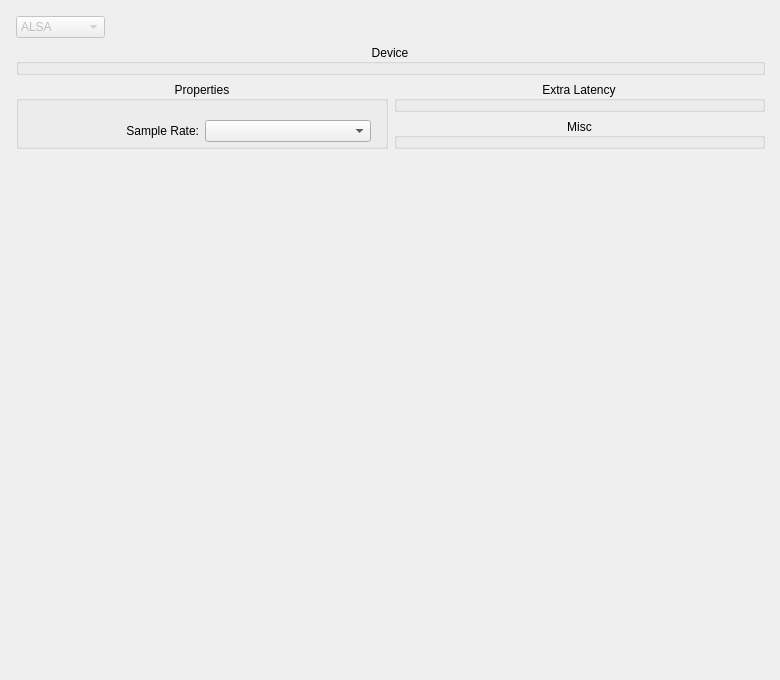
       <widget class="QWidget" name="tabDriver">
        <attribute name="title">
         <string>Driver</string>
        </attribute>
        <widget class="QWidget" name="verticalLayoutWidget_4">
         <property name="geometry">
          <rect>
           <x>10</x>
           <y>10</y>
           <width>761</width>
           <height>661</height>
          </rect>
         </property>
         <layout class="QVBoxLayout" name="layDriver">
          <property name="sizeConstraint">
           <enum>QLayout::SetNoConstraint</enum>
          </property>
          <property name="leftMargin">
           <number>6</number>
          </property>
          <property name="topMargin">
           <number>6</number>
          </property>
          <property name="rightMargin">
           <number>6</number>
          </property>
          <property name="bottomMargin">
           <number>6</number>
          </property>
          <item>
           <layout class="QHBoxLayout" name="layDriverSet">
            <item>
             <widget class="QComboBox" name="cbxDriver">
              <property name="enabled">
               <bool>false</bool>
              </property>
              <item>
               <property name="text">
                <string>ALSA</string>
               </property>
              </item>
              <item>
               <property name="text">
                <string>CoreAudio</string>
               </property>
              </item>
              <item>
               <property name="text">
                <string>PortAudio</string>
               </property>
              </item>
              <item>
               <property name="text">
                <string>Dummy</string>
               </property>
              </item>
              <item>
               <property name="text">
                <string>FireWire</string>
               </property>
              </item>
              <item>
               <property name="text">
                <string>Loopback</string>
               </property>
              </item>
              <item>
               <property name="text">
                <string>Net</string>
               </property>
              </item>
              <item>
               <property name="text">
                <string>NetOne</string>
               </property>
              </item>
             </widget>
            </item>
            <item>
             <spacer name="hspDriverR">
              <property name="orientation">
               <enum>Qt::Horizontal</enum>
              </property>
              <property name="sizeHint" stdset="0">
               <size>
                <width>40</width>
                <height>20</height>
               </size>
              </property>
             </spacer>
            </item>
           </layout>
          </item>
          <item>
           <widget class="QGroupBox" name="gbxDevice">
            <property name="title">
             <string>Device</string>
            </property>
            <property name="alignment">
             <set>Qt::AlignCenter</set>
            </property>
            <widget class="QWidget" name="gridLayoutWidget_4">
             <property name="geometry">
              <rect>
               <x>10</x>
               <y>30</y>
               <width>731</width>
               <height>198</height>
              </rect>
             </property>
             <layout class="QGridLayout" name="layDevice">
              <property name="sizeConstraint">
               <enum>QLayout::SetNoConstraint</enum>
              </property>
              <property name="leftMargin">
               <number>6</number>
              </property>
              <property name="topMargin">
               <number>6</number>
              </property>
              <property name="rightMargin">
               <number>6</number>
              </property>
              <property name="bottomMargin">
               <number>6</number>
              </property>
              <item row="2" column="0">
               <widget class="QLabel" name="lblDevOut">
                <property name="text">
                 <string>Output Device:</string>
                </property>
                <property name="alignment">
                 <set>Qt::AlignRight|Qt::AlignTrailing|Qt::AlignVCenter</set>
                </property>
               </widget>
              </item>
              <item row="3" column="1">
               <widget class="QSpinBox" name="sbxChanIn"/>
              </item>
              <item row="4" column="0">
               <widget class="QLabel" name="lblChanOut">
                <property name="text">
                 <string>Output Channels:</string>
                </property>
                <property name="alignment">
                 <set>Qt::AlignRight|Qt::AlignTrailing|Qt::AlignVCenter</set>
                </property>
               </widget>
              </item>
              <item row="0" column="2">
               <widget class="QCheckBox" name="chkDuplex">
                <property name="text">
                 <string>Duplex Mode</string>
                </property>
               </widget>
              </item>
              <item row="1" column="2">
               <widget class="QCheckBox" name="chkMonitor">
                <property name="text">
                 <string>Monitor</string>
                </property>
               </widget>
              </item>
              <item row="2" column="1">
               <widget class="QComboBox" name="cbxDevOut"/>
              </item>
              <item row="1" column="0">
               <widget class="QLabel" name="lblDevIn">
                <property name="text">
                 <string>Input Device:</string>
                </property>
                <property name="alignment">
                 <set>Qt::AlignRight|Qt::AlignTrailing|Qt::AlignVCenter</set>
                </property>
               </widget>
              </item>
              <item row="0" column="0">
               <widget class="QLabel" name="lblDevice">
                <property name="text">
                 <string>Device / interface:</string>
                </property>
                <property name="alignment">
                 <set>Qt::AlignRight|Qt::AlignTrailing|Qt::AlignVCenter</set>
                </property>
               </widget>
              </item>
              <item row="0" column="1">
               <widget class="QComboBox" name="cbxDevice"/>
              </item>
              <item row="3" column="0">
               <widget class="QLabel" name="lblChanIn">
                <property name="text">
                 <string>Input Channels:</string>
                </property>
                <property name="alignment">
                 <set>Qt::AlignRight|Qt::AlignTrailing|Qt::AlignVCenter</set>
                </property>
               </widget>
              </item>
              <item row="1" column="1">
               <widget class="QComboBox" name="cbxDevIn"/>
              </item>
              <item row="4" column="1">
               <widget class="QSpinBox" name="sbxChanOut"/>
              </item>
              <item row="2" column="2">
               <widget class="QCheckBox" name="chkMonitorHw">
                <property name="text">
                 <string>Hardware Monitoring</string>
                </property>
               </widget>
              </item>
              <item row="3" column="2">
               <widget class="QCheckBox" name="chkMeterHw">
                <property name="text">
                 <string>Hardware Metering</string>
                </property>
               </widget>
              </item>
              <item row="4" column="2">
               <widget class="QCheckBox" name="chkAliasesHw">
                <property name="text">
                 <string>Hardware Aliases</string>
                </property>
               </widget>
              </item>
             </layout>
            </widget>
           </widget>
          </item>
          <item>
           <layout class="QHBoxLayout" name="layDriverH">
            <item>
             <widget class="QGroupBox" name="gbxProps">
              <property name="title">
               <string>Properties</string>
              </property>
              <property name="alignment">
               <set>Qt::AlignCenter</set>
              </property>
              <widget class="QWidget" name="gridLayoutWidget_5">
               <property name="geometry">
                <rect>
                 <x>10</x>
                 <y>30</y>
                 <width>351</width>
                 <height>195</height>
                </rect>
               </property>
               <layout class="QGridLayout" name="layProps">
                <property name="leftMargin">
                 <number>6</number>
                </property>
                <property name="topMargin">
                 <number>6</number>
                </property>
                <property name="rightMargin">
                 <number>6</number>
                </property>
                <property name="bottomMargin">
                 <number>6</number>
                </property>
                <item row="4" column="1">
                 <widget class="QCheckBox" name="chkSoftMode">
                  <property name="text">
                   <string>Soft Mode</string>
                  </property>
                 </widget>
                </item>
                <item row="1" column="0">
                 <widget class="QLabel" name="lblBufSizeSet">
                  <property name="text">
                   <string>Buffer Size:</string>
                  </property>
                  <property name="alignment">
                   <set>Qt::AlignRight|Qt::AlignTrailing|Qt::AlignVCenter</set>
                  </property>
                 </widget>
                </item>
                <item row="3" column="0">
                 <widget class="QLabel" name="lblDithMode">
                  <property name="text">
                   <string>Dithering Mode:</string>
                  </property>
                  <property name="alignment">
                   <set>Qt::AlignRight|Qt::AlignTrailing|Qt::AlignVCenter</set>
                  </property>
                 </widget>
                </item>
                <item row="0" column="1">
                 <widget class="QComboBox" name="cbxSampleRate"/>
                </item>
                <item row="2" column="1">
                 <widget class="QSpinBox" name="sbxBufferN"/>
                </item>
                <item row="0" column="0">
                 <widget class="QLabel" name="lblSampleRateSet">
                  <property name="text">
                   <string>Sample Rate:</string>
                  </property>
                  <property name="alignment">
                   <set>Qt::AlignRight|Qt::AlignTrailing|Qt::AlignVCenter</set>
                  </property>
                 </widget>
                </item>
                <item row="1" column="1">
                 <widget class="QComboBox" name="cbxBufSize">
                  <property name="currentText">
                   <string notr="true">16</string>
                  </property>
                  <item>
                   <property name="text">
                    <string notr="true">16</string>
                   </property>
                  </item>
                  <item>
                   <property name="text">
                    <string notr="true">32</string>
                   </property>
                  </item>
                  <item>
                   <property name="text">
                    <string notr="true">64</string>
                   </property>
                  </item>
                  <item>
                   <property name="text">
                    <string notr="true">128</string>
                   </property>
                  </item>
                  <item>
                   <property name="text">
                    <string notr="true">256</string>
                   </property>
                  </item>
                  <item>
                   <property name="text">
                    <string notr="true">512</string>
                   </property>
                  </item>
                  <item>
                   <property name="text">
                    <string notr="true">1024</string>
                   </property>
                  </item>
                  <item>
                   <property name="text">
                    <string notr="true">2048</string>
                   </property>
                  </item>
                  <item>
                   <property name="text">
                    <string notr="true">4096</string>
                   </property>
                  </item>
                  <item>
                   <property name="text">
                    <string notr="true">8192</string>
                   </property>
                  </item>
                 </widget>
                </item>
                <item row="2" column="0">
                 <widget class="QLabel" name="lblBufferN">
                  <property name="text">
                   <string>Periods / Buffer:</string>
                  </property>
                  <property name="alignment">
                   <set>Qt::AlignRight|Qt::AlignTrailing|Qt::AlignVCenter</set>
                  </property>
                 </widget>
                </item>
                <item row="3" column="1">
                 <widget class="QComboBox" name="cbxDithMode">
                  <item>
                   <property name="text">
                    <string>None</string>
                   </property>
                  </item>
                  <item>
                   <property name="text">
                    <string>Rectangular</string>
                   </property>
                  </item>
                  <item>
                   <property name="text">
                    <string>Shaped</string>
                   </property>
                  </item>
                  <item>
                   <property name="text">
                    <string>Triangular</string>
                   </property>
                  </item>
                 </widget>
                </item>
                <item row="5" column="1">
                 <widget class="QCheckBox" name="chkForce16Bit">
                  <property name="text">
                   <string>Force 16 Bit</string>
                  </property>
                 </widget>
                </item>
               </layout>
              </widget>
             </widget>
            </item>
            <item>
             <layout class="QVBoxLayout" name="layDriverBR">
              <property name="sizeConstraint">
               <enum>QLayout::SetNoConstraint</enum>
              </property>
              <property name="leftMargin">
               <number>0</number>
              </property>
              <property name="rightMargin">
               <number>0</number>
              </property>
              <item>
               <widget class="QGroupBox" name="gbxLatencySet">
                <property name="title">
                 <string>Extra Latency</string>
                </property>
                <property name="alignment">
                 <set>Qt::AlignCenter</set>
                </property>
                <widget class="QWidget" name="gridLayoutWidget_6">
                 <property name="geometry">
                  <rect>
                   <x>10</x>
                   <y>30</y>
                   <width>341</width>
                   <height>72</height>
                  </rect>
                 </property>
                 <layout class="QGridLayout" name="layLatencySet">
                  <property name="sizeConstraint">
                   <enum>QLayout::SetNoConstraint</enum>
                  </property>
                  <property name="leftMargin">
                   <number>6</number>
                  </property>
                  <property name="topMargin">
                   <number>6</number>
                  </property>
                  <property name="rightMargin">
                   <number>6</number>
                  </property>
                  <property name="bottomMargin">
                   <number>6</number>
                  </property>
                  <item row="0" column="1">
                   <widget class="QSpinBox" name="sbxLatencyIn">
                    <property name="suffix">
                     <string> frames</string>
                    </property>
                    <property name="maximum">
                     <number>99999</number>
                    </property>
                   </widget>
                  </item>
                  <item row="0" column="0">
                   <widget class="QLabel" name="lblLatencyIn">
                    <property name="text">
                     <string>Input Latency:</string>
                    </property>
                    <property name="alignment">
                     <set>Qt::AlignRight|Qt::AlignTrailing|Qt::AlignVCenter</set>
                    </property>
                   </widget>
                  </item>
                  <item row="1" column="0">
                   <widget class="QLabel" name="lblLatencyOut">
                    <property name="text">
                     <string>Output Latency:</string>
                    </property>
                    <property name="alignment">
                     <set>Qt::AlignRight|Qt::AlignTrailing|Qt::AlignVCenter</set>
                    </property>
                   </widget>
                  </item>
                  <item row="1" column="1">
                   <widget class="QSpinBox" name="sbxLatencyOut">
                    <property name="suffix">
                     <string> frames</string>
                    </property>
                    <property name="maximum">
                     <number>99999</number>
                    </property>
                   </widget>
                  </item>
                 </layout>
                </widget>
               </widget>
              </item>
              <item>
               <widget class="QGroupBox" name="gbxMisc">
                <property name="title">
                 <string>Misc</string>
                </property>
                <property name="alignment">
                 <set>Qt::AlignCenter</set>
                </property>
                <widget class="QWidget" name="gridLayoutWidget_7">
                 <property name="geometry">
                  <rect>
                   <x>10</x>
                   <y>30</y>
                   <width>341</width>
                   <height>41</height>
                  </rect>
                 </property>
                 <layout class="QGridLayout" name="layMisc">
                  <property name="sizeConstraint">
                   <enum>QLayout::SetNoConstraint</enum>
                  </property>
                  <property name="leftMargin">
                   <number>6</number>
                  </property>
                  <property name="topMargin">
                   <number>6</number>
                  </property>
                  <property name="rightMargin">
                   <number>6</number>
                  </property>
                  <property name="bottomMargin">
                   <number>6</number>
                  </property>
                  <item row="0" column="0">
                   <widget class="QLabel" name="lblMidiDriver">
                    <property name="text">
                     <string>MIDI Driver:</string>
                    </property>
                    <property name="alignment">
                     <set>Qt::AlignRight|Qt::AlignTrailing|Qt::AlignVCenter</set>
                    </property>
                   </widget>
                  </item>
                  <item row="0" column="1">
                   <widget class="QComboBox" name="cbxMidiDriver">
                    <item>
                     <property name="text">
                      <string>None</string>
                     </property>
                    </item>
                    <item>
                     <property name="text">
                      <string>ALSA Sequencer</string>
                     </property>
                    </item>
                    <item>
                     <property name="text">
                      <string>ALSA Raw-MIDI</string>
                     </property>
                    </item>
                   </widget>
                  </item>
                 </layout>
                </widget>
               </widget>
              </item>
             </layout>
            </item>
           </layout>
          </item>
          <item>
           <spacer name="vspDriver">
            <property name="orientation">
             <enum>Qt::Vertical</enum>
            </property>
            <property name="sizeType">
             <enum>QSizePolicy::Expanding</enum>
            </property>
            <property name="sizeHint" stdset="0">
             <size>
              <width>1</width>
              <height>1</height>
             </size>
            </property>
           </spacer>
          </item>
         </layout>
        </widget>
       </widget>
